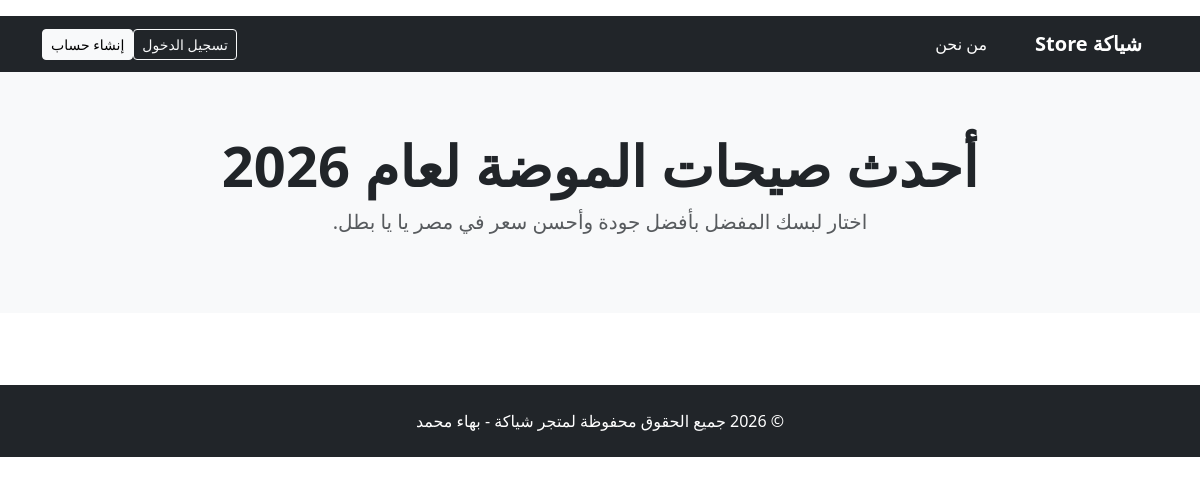
Before: / with the older database file.
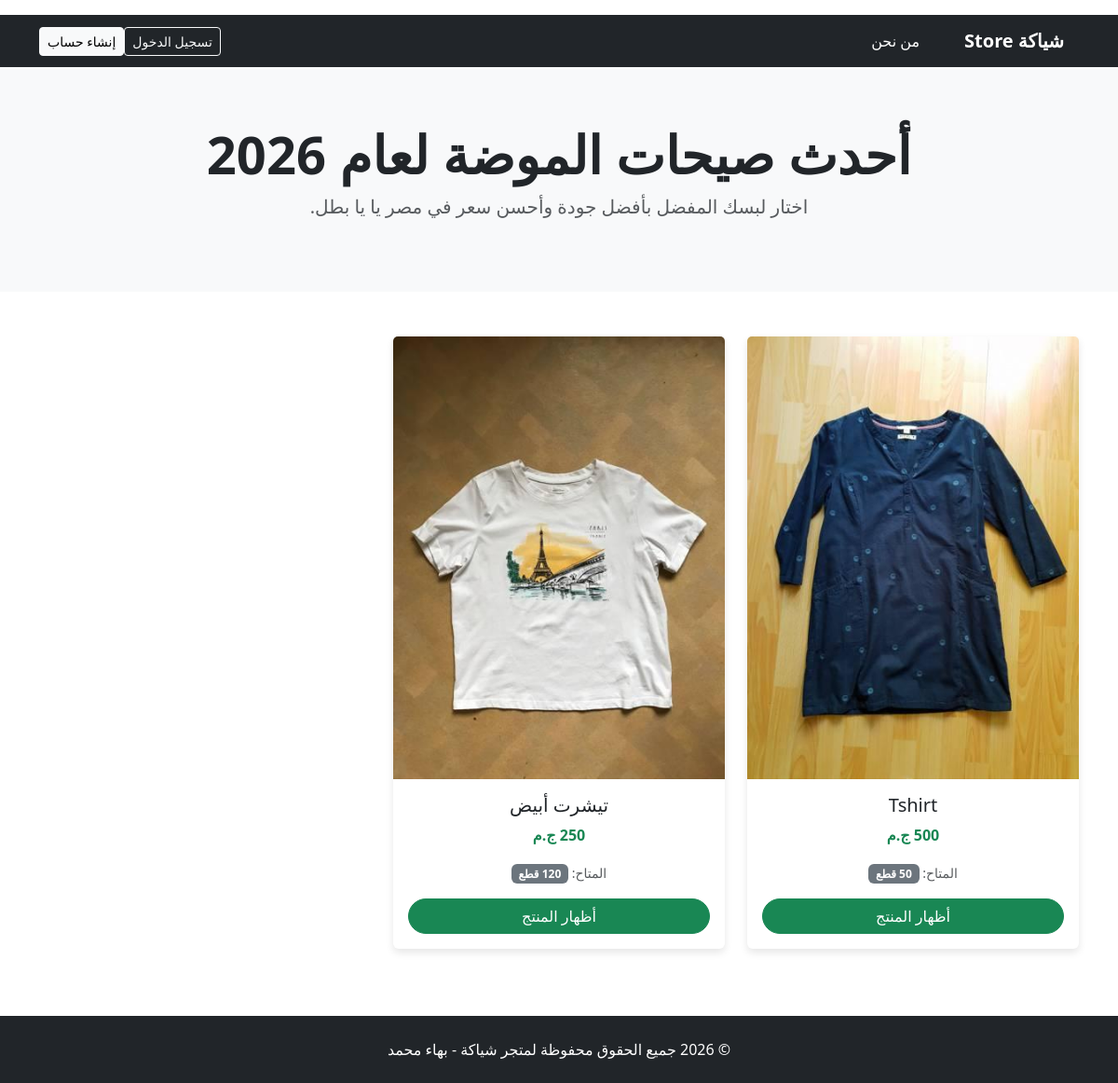
After: the same page with the newer database file.
### Flask_app/Model.py (models this page shows)
class Product(db.Model):
    ProductID = db.Column(db.Integer, primary_key=True)
    ProductName = db.Column(db.String(100), nullable=False)
    Image = db.Column(db.String(100), nullable=True)
    Description = db.Column(db.Text, nullable=True)
    Price = db.Column(db.Float, nullable=False)
    StockQuantity = db.Column(db.Integer, default=0)
    Category = db.Column(db.String(50), nullable=True)
    DateProduct = db.Column(db.DateTime, nullable=False,default=date.utcnow)

### Flask_app/main/routes.py (the view)
@Main_bp.route("/")
def index():
    products = Product.query.all()
    return render_template("main_html/index.html", products=products)

### Flask_app/templates/main_html/index.html (shortened to what this page needs)
<!DOCTYPE html>
<html lang="ar" dir="rtl">
<head>
    <link href="https://cdn.jsdelivr.net/npm/bootstrap@5.3.0/dist/css/bootstrap.min.css" rel="stylesheet">
</head>
<body>
    <nav class="navbar navbar-expand-lg navbar-dark bg-dark">
        <div class="container">
            <a class="navbar-brand fw-bold"
                href="{{ url_for('Main_bp.index') if 'Main_bp' in config.blueprints else '/' }}">شياكة Store</a>
            <div class="collapse navbar-collapse" id="navbarNav">
                <ul class="navbar-nav ms-auto mb-2 mb-lg-0">
                    <li class="nav-item">
                        <a href="{{ url_for('Main_bp.about') }}" class="nav-link text-white">من نحن</a>
                    </li>
                </ul>
                <div class="d-flex align-items-center">
                    {% if current_user.is_authenticated %}
                    <span class="text-white me-3">أهلاً، {{ current_user.FirstName }}</span>
                    <a href="#" class="nav-link text-white me-3">السلة (0)</a>
                    <a href="/Profile" class="btn btn-light btn-sm me-2">الملف الشخصي</a>
                    {% if current_user.Type_user == 'admin' %}
                    <a href="{{ url_for('admin.index') }}" class="btn btn-warning btn-sm me-2">لوحة التحكم (Admin)</a>
                    {% endif %}
                    <a href="{{ url_for('Auth_bp.Logout') }}" class="btn btn-outline-danger btn-sm">تسجيل الخروج</a>
                    {% else %}
                    <a href="/Login" class="btn btn-outline-light btn-sm me-2">تسجيل الدخول</a>
                    <a href="/Register" class="btn btn-light btn-sm">إنشاء حساب</a>
                    {% endif %}
                </div>
            </div>
        </div>
    </nav>
    <section class="hero-section">
        <div class="container">
            <h1 class="display-4 fw-bold">أحدث صيحات الموضة لعام 2026</h1>
            <p class="lead text-muted">اختار لبسك المفضل بأفضل جودة وأحسن سعر في مصر يا {{ current_user.FirstName if
                current_user.is_authenticated else 'يا بطل' }}.</p>
        </div>
    </section>
    <div class="container my-5">
        <div class="row g-4">
            {% for product in products%}
            <div class="col-md-4 mb-4">
                <div class="card product-card h-100">
                    <img src="{{ url_for('static', filename='images/images_Product/' + product.Image) }}"
                        class="card-img-top" alt="{{ product.ProductName }}">
                    <div class="card-body text-center">
                        <h5 class="card-title">{{ product.ProductName }}</h5>
                        <p class="card-text text-success fw-bold">{{ "{:,.0f}".format(product.Price) }} ج.م</p>
                        <p class="card-text">
                            {% if product.StockQuantity > 0 %}
                            <small class="text-muted">المتاح: </small>
                            <span class="badge {{ 'bg-danger' if product.StockQuantity <= 5 else 'bg-secondary' }}">
                                {{ product.StockQuantity }} قطع
                            </span>
                            {% else %}
                            <span class="badge bg-danger text-white">نفذت الكمية</span>
                            {% endif %}
                        </p>
                        {% if product.StockQuantity > 0 %}
                        <button class="btn btn-success w-100">أظهار المنتج</button>
                        {% else %}
                        <button class="btn btn-secondary w-100" disabled>غير متوفر حالياً</button>
                        {% endif %}
                    </div>
                </div>
            </div>
            {% endfor %}
        </div>
    </div>
    <footer class="bg-dark text-white text-center py-4 mt-5">
        <div class="container">
            <p class="mb-0">© 2026 جميع الحقوق محفوظة لمتجر شياكة - بهاء محمد</p>
        </div>
    </footer>
</body>
</html>

### Flask_app/templates/main_html/index.html (style rules this page uses)
.product-card { transition: transform 0.3s; border: none; box-shadow: 0 4px 8px rgba(0, 0, 0, 0.1); }
.hero-section { background: #f8f9fa; padding: 60px 0; text-align: center; }
.btn-success { border-radius: 20px; }

Changed rows visible on the page:
added Product: Image (picture), ProductName "Tshirt", Price "500", StockQuantity "50", shows "أظهار المنتج"
added Product: Image (picture), ProductName "تيشرت أبيض", Price "250", StockQuantity "أظهار المنتج"
